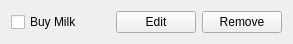
<?xml version="1.0" encoding="UTF-8"?>
<ui version="4.0">
 <class>Task</class>
 <widget class="QWidget" name="Task">
  <property name="geometry">
   <rect>
    <x>0</x>
    <y>0</y>
    <width>293</width>
    <height>44</height>
   </rect>
  </property>
  <property name="windowTitle">
   <string>Form</string>
  </property>
  <layout class="QHBoxLayout" name="horizontalLayout">
   <item>
    <widget class="QCheckBox" name="checkbox">
     <property name="text">
      <string>Buy Milk</string>
     </property>
    </widget>
   </item>
   <item>
    <spacer name="horizontalSpacer">
     <property name="orientation">
      <enum>Qt::Horizontal</enum>
     </property>
     <property name="sizeHint" stdset="0">
      <size>
       <width>0</width>
       <height>20</height>
      </size>
     </property>
    </spacer>
   </item>
   <item>
    <widget class="QPushButton" name="editButton">
     <property name="text">
      <string>Edit</string>
     </property>
    </widget>
   </item>
   <item>
    <widget class="QPushButton" name="removeButton">
     <property name="text">
      <string>Remove</string>
     </property>
    </widget>
   </item>
  </layout>
 </widget>
 <resources/>
 <connections/>
</ui>
